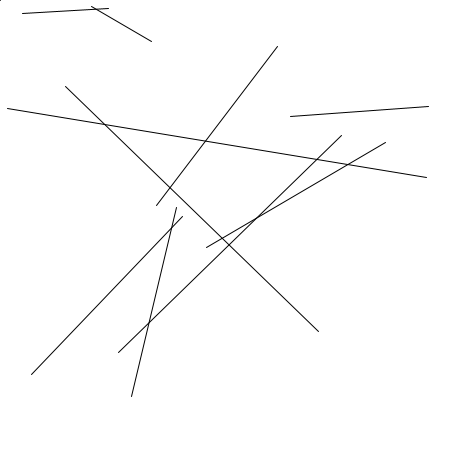
Frame 1 (no input)
Frame 60 (the mouse pressed at the canvas centre just before this capture): identical to frame 1, image omitted
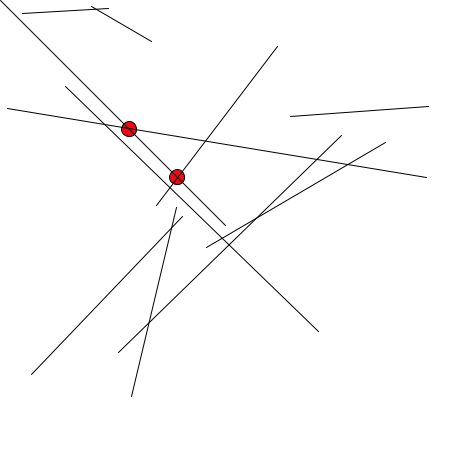
Frame 120 (the mouse held since frame 60 and released just before this capture)

The Processing sketch that drew these frames (run headless with seeded random() and noise(); from frame 60 on, the mouse is pressed at the canvas centre):

// Processing sketch: processing_135314
// ── processing_135314.pde

  
class Line {
  PVector start, end;
  
  Line(PVector _start, PVector _end) {
    start = _start;
    end   = _end;
  }
  
  void set_start(PVector _start) {
    start = _start;
  }
  
  void set_end(PVector _end) {
    end = _end;
  }
  
  PVector get_start() {
    return start;
  }
  
  PVector get_end() {
    return end;
  }
  
  void draw() {
    line(start.x, start.y, end.x, end.y);
  }
  
  PVector line_itersection(Line one, Line two) {
    float x1 = one.get_start().x;
    float y1 = one.get_start().y;
    float x2 = one.get_end().x;
    float y2 = one.get_end().y;
    
    float x3 = two.get_start().x;
    float y3 = two.get_start().y;
    float x4 = two.get_end().x;
    float y4 = two.get_end().y;
    
    float bx = x2 - x1;
    float by = y2 - y1;
    float dx = x4 - x3;
    float dy = y4 - y3;
   
    float b_dot_d_perp = bx * dy - by * dx;
   
    if(b_dot_d_perp == 0) return null;
   
    float cx = x3 - x1;
    float cy = y3 - y1;
   
    float t = (cx * dy - cy * dx) / b_dot_d_perp;
    if(t < 0 || t > 1) return null;
   
    float u = (cx * by - cy * bx) / b_dot_d_perp;
    if(u < 0 || u > 1) return null;
   
    return new PVector(x1+t*bx, y1+t*by);
  }
  
  PVector intersects_at(Line other) {
    return line_itersection(this, other);
  }
}
  
PVector random_bounded_vector() {
  return new PVector(random(width), random(height));
}

Line the_user;
Line the_others[];
int NUMBER_OF_OTHERS = 10;

void initialize_lines() {
  the_others = new Line[NUMBER_OF_OTHERS];
  for (int i = 0; i < NUMBER_OF_OTHERS; i++) {
    the_others[i] = new Line(random_bounded_vector(), random_bounded_vector());
  }
  the_user  = new Line(new PVector(0, 0), new PVector(width, height));
}

void setup() {
  size(450, 450);
  smooth();
  fill(color(240,10,20));
  initialize_lines();
}
  
void draw() {
  background(255);
  the_user.set_end(new PVector(mouseX, mouseY));
  
  for (int i = 0; i < NUMBER_OF_OTHERS; i++) {
    PVector intersection = the_user.intersects_at(the_others[i]);
    if (intersection != null) {
      ellipse(intersection.x, intersection.y, 15, 15);
    }
    the_others[i].draw();
  }
  
  the_user.draw();
}

void mouseClicked() {
  initialize_lines();
}
